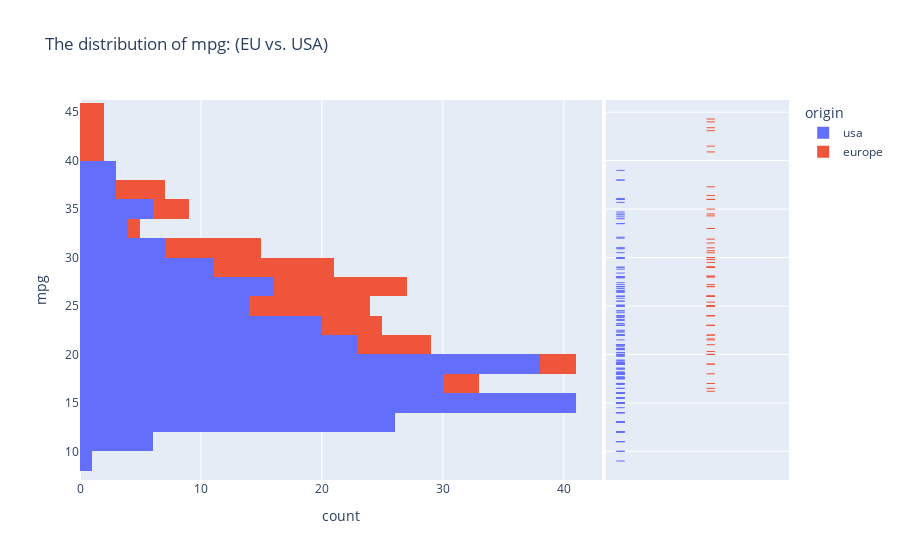

The notebook cell this image was saved under:
### Markdown cell above
Change axis of histogram:

### Code cell
fig_h = px.histogram(data_frame=n_df, y = 'mpg',color = 'origin',marginal = 'rug',
             orientation = 'h', title = 'The distribution of mpg: (EU vs. USA)')
fig_h.show()

### Figure 1 — Plotly figure (JSON) as saved in the notebook; plotly's stock layout.template omitted (floating-point values rounded to 4 significant figures; data arrays with more than 128 entries replaced by an {"elided": "..."} marker saying what was removed)
{"data": [{"alignmentgroup": "True", "bingroup": "y", "hovertemplate": "origin=usa<br>count=%{x}<br>mpg=%{y}<extra></extra>", "legendgroup": "usa", "marker": {"color": "#636efa"}, "name": "usa", "offsetgroup": "usa", "orientation": "h", "showlegend": true, "type": "histogram", "xaxis": "x", "y": {"elided": "249 float values"}, "yaxis": "y"}, {"alignmentgroup": "True", "boxpoints": "all", "fillcolor": "rgba(255,255,255,0)", "hoveron": "points", "hovertemplate": "origin=usa<br>mpg=%{y}<extra></extra>", "jitter": 0, "legendgroup": "usa", "line": {"color": "rgba(255,255,255,0)"}, "marker": {"color": "#636efa", "symbol": "line-ew-open"}, "name": "usa", "offsetgroup": "usa", "showlegend": false, "type": "box", "xaxis": "x2", "y": {"elided": "249 float values"}, "yaxis": "y2"}, {"alignmentgroup": "True", "bingroup": "y", "hovertemplate": "origin=europe<br>count=%{x}<br>mpg=%{y}<extra></extra>", "legendgroup": "europe", "marker": {"color": "#EF553B"}, "name": "europe", "offsetgroup": "europe", "orientation": "h", "showlegend": true, "type": "histogram", "xaxis": "x", "y": [26, 25, 24, 25, 26, 28, 30, 30, 27, 23, 18, 22, 21, 26, 26, 26, 29, 24, 20, 19, 24, 29, 26, 26, 24, 26, 31, 25, 29, 23, 23, 22, 25, 28, 25, 27, 29, 29.5, 20, 19, 16.5, 36, 29, 30.5, 21.5, 43.1, 20.3, 17, 21.6, 16.2, 31.5, 31.9, 25.4, 27.2, 37.3, 41.5, 34.3, 44.3, 43.4, 36.4, 30, 40.9, 29.8, 35, 33, 34.5, 28.1, 30.7, 36, 44], "yaxis": "y"}, {"alignmentgroup": "True", "boxpoints": "all", "fillcolor": "rgba(255,255,255,0)", "hoveron": "points", "hovertemplate": "origin=europe<br>mpg=%{y}<extra></extra>", "jitter": 0, "legendgroup": "europe", "line": {"color": "rgba(255,255,255,0)"}, "marker": {"color": "#EF553B", "symbol": "line-ew-open"}, "name": "europe", "offsetgroup": "europe", "showlegend": false, "type": "box", "xaxis": "x2", "y": [26, 25, 24, 25, 26, 28, 30, 30, 27, 23, 18, 22, 21, 26, 26, 26, 29, 24, 20, 19, 24, 29, 26, 26, 24, 26, 31, 25, 29, 23, 23, 22, 25, 28, 25, 27, 29, 29.5, 20, 19, 16.5, 36, 29, 30.5, 21.5, 43.1, 20.3, 17, 21.6, 16.2, 31.5, 31.9, 25.4, 27.2, 37.3, 41.5, 34.3, 44.3, 43.4, 36.4, 30, 40.9, 29.8, 35, 33, 34.5, 28.1, 30.7, 36, 44], "yaxis": "y2"}], "layout": {"barmode": "relative", "legend": {"title": {"text": "origin"}, "tracegroupgap": 0}, "title": {"text": "The distribution of mpg: (EU vs. USA)"}, "xaxis": {"anchor": "y", "domain": [0, 0.7363], "title": {"text": "count"}}, "xaxis2": {"anchor": "y2", "domain": [0.7413, 1], "matches": "x2", "showgrid": false, "showline": false, "showticklabels": false, "ticks": ""}, "yaxis": {"anchor": "x", "domain": [0, 1], "title": {"text": "mpg"}}, "yaxis2": {"anchor": "x2", "domain": [0, 1], "matches": "y", "showgrid": true, "showticklabels": false}}}
